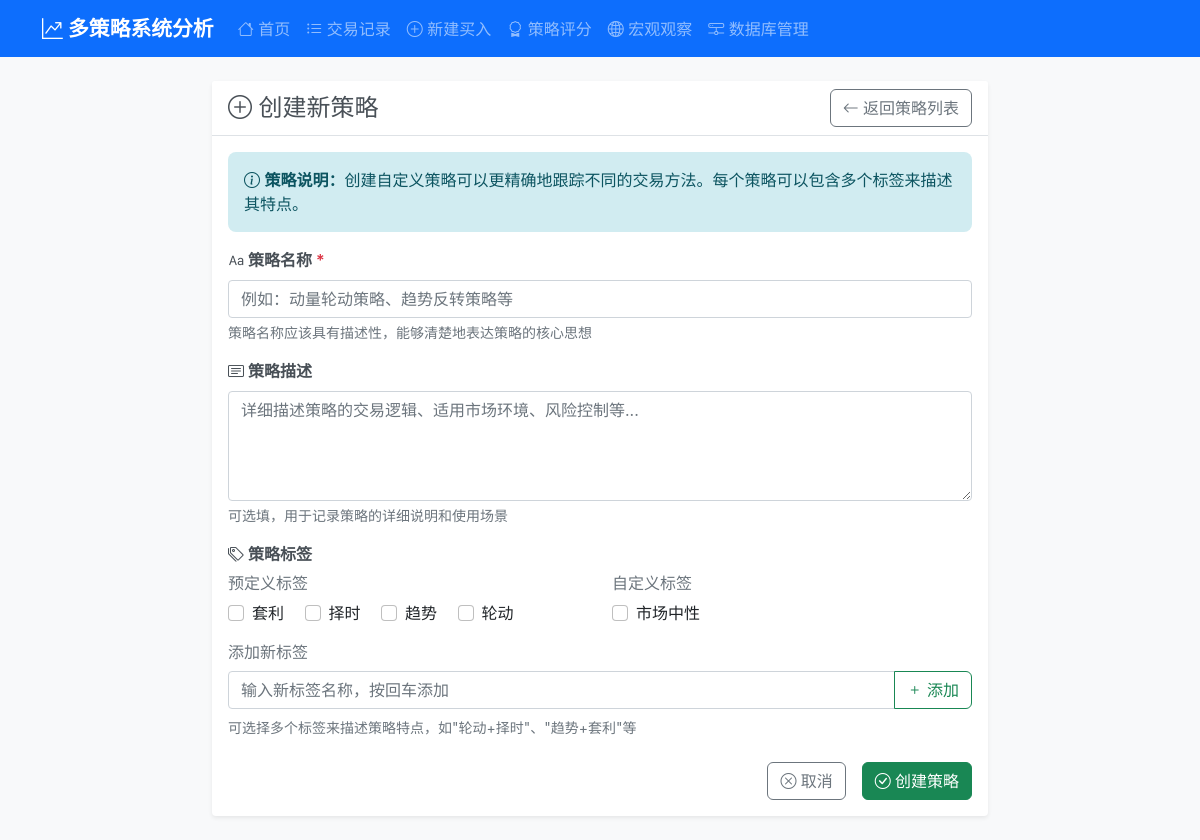
Page /strategy/create on the committed database.
### tables this page shows
CREATE TABLE strategy_tags (
                id INTEGER PRIMARY KEY AUTOINCREMENT,
                name TEXT NOT NULL UNIQUE,
                is_predefined BOOLEAN DEFAULT 0,
                created_at TIMESTAMP DEFAULT CURRENT_TIMESTAMP
            );

### routes/strategy_routes.py (the view, shortened to what this page needs)
@strategy_bp.route('/strategy/create', methods=['GET', 'POST'])
def create_strategy():
    if request.method == 'GET':
        try:
            strategy_service = StrategyService(current_app.db_service)
            tags_data = strategy_service.get_all_tags()
            return render_template('create_strategy.html', tags=tags_data)
        except Exception as e:
            current_app.logger.error(f"创建策略页面加载失败: {str(e)}")
            return render_template('create_strategy.html', tags=[])

### services/database_service.py (called while the page is built)
    def execute_query(self, query: str, params: tuple = (), fetch_one: bool = False, fetch_all: bool = True) -> Any:
        with self.get_connection() as conn:
            cursor = conn.cursor()
            cursor.execute(query, params)
            if query.strip().upper().startswith(('INSERT', 'UPDATE', 'DELETE')):
                conn.commit()
            if fetch_one:
                return cursor.fetchone()
            elif fetch_all:
                return cursor.fetchall()
            else:
                return cursor.lastrowid

### services/strategy_service.py (called while the page is built)
    def get_all_tags(self) -> List[Dict[str, Any]]:
        query = "SELECT * FROM strategy_tags ORDER BY name"
        return [dict(tag) for tag in self.db.execute_query(query)]

### templates/create_strategy.html (shortened to what this page needs)
{% extends "base.html" %}
{% block content %}
    <div class="row justify-content-center">
        <div class="col-lg-8 col-md-10">
            <div class="card">
                <div class="card-header">
                    <div class="d-flex justify-content-between align-items-center">
                        <h4 class="card-title mb-0">
                            <i class="bi bi-plus-circle"></i> 创建新策略
                        </h4>
                        <a href="{{ url_for("strategy.strategies") }}"
                           class="btn btn-outline-secondary">
                            <i class="bi bi-arrow-left"></i> 返回策略列表
                        </a>
                    </div>
                </div>
                <div class="card-body">
                    <div class="alert alert-info" role="alert">
                        <i class="bi bi-info-circle"></i>
                        <strong>策略说明：</strong>创建自定义策略可以更精确地跟踪不同的交易方法。每个策略可以包含多个标签来描述其特点。
                    </div>
                    <form id="createStrategyForm">
                        <div class="mb-3">
                            <label for="strategyName" class="form-label">
                                <i class="bi bi-type"></i> 策略名称 <span class="text-danger">*</span>
                            </label>
                            <input type="text"
                                   class="form-control"
                                   id="strategyName"
                                   name="name"
                                   placeholder="例如：动量轮动策略、趋势反转策略等"
                                   required>
                            <div class="form-text">策略名称应该具有描述性，能够清楚地表达策略的核心思想</div>
                        </div>
                        <div class="mb-3">
                            <label for="strategyDescription" class="form-label">
                                <i class="bi bi-card-text"></i> 策略描述
                            </label>
                            <textarea class="form-control"
                                      id="strategyDescription"
                                      name="description"
                                      rows="4"
                                      placeholder="详细描述策略的交易逻辑、适用市场环境、风险控制等..."></textarea>
                            <div class="form-text">可选填，用于记录策略的详细说明和使用场景</div>
                        </div>
                        <div class="mb-4">
                            <label class="form-label">
                                <i class="bi bi-tags"></i> 策略标签
                            </label>
                            <div class="row">
                                <div class="col-md-6">
                                    <h6 class="text-muted">预定义标签</h6>
                                    <div class="predefined-tags">
                                        {% for tag in tags %}
                                            {% if tag.is_predefined %}
                                                <div class="form-check form-check-inline">
                                                    <input class="form-check-input"
                                                           type="checkbox"
                                                           name="tags"
                                                           value="{{ tag.name }}"
                                                           id="predefined_{{ tag.id }}">
                                                    <label class="form-check-label" for="predefined_{{ tag.id }}">{{ tag.name }}</label>
                                                </div>
                                            {% endif %}
                                        {% endfor %}
                                    </div>
                                </div>
                                <div class="col-md-6">
                                    <h6 class="text-muted">自定义标签</h6>
                                    <div class="custom-tags">
                                        {% for tag in tags %}
                                            {% if not tag.is_predefined %}
                                                <div class="form-check form-check-inline">
                                                    <input class="form-check-input"
                                                           type="checkbox"
                                                           name="tags"
                                                           value="{{ tag.name }}"
                                                           id="custom_{{ tag.id }}">
                                                    <label class="form-check-label" for="custom_{{ tag.id }}">{{ tag.name }}</label>
                                                </div>
                                            {% endif %}
                                        {% endfor %}
                                    </div>
                                </div>
                            </div>
                            <div class="mt-3">
                                <h6 class="text-muted">添加新标签</h6>
                                <div class="input-group">
                                    <input type="text"
                                           class="form-control"
                                           id="newTagInput"
                                           placeholder="输入新标签名称，按回车添加">
                                    <button type="button" class="btn btn-outline-success" id="addTagBtn">
                                        <i class="bi bi-plus"></i> 添加
                                    </button>
                                </div>
                            </div>
                            <div class="form-text">可选择多个标签来描述策略特点，如"轮动+择时"、"趋势+套利"等</div>
                        </div>
                        <div class="d-grid gap-2 d-md-flex justify-content-md-end">
                            <a href="{{ url_for("strategy.strategies") }}"
                               class="btn btn-outline-secondary me-md-2">
                                <i class="bi bi-x-circle"></i> 取消
                            </a>
                            <button type="submit" class="btn btn-success">
                                <i class="bi bi-check-circle"></i> 创建策略
                            </button>
                        </div>
                    </form>
                </div>
            </div>
        </div>
    </div>
{% endblock %}

### static/css/style.css (style rules this page uses)
body { font-family: -apple-system, BlinkMacSystemFont, 'Segoe UI', Roboto, Oxygen, Ubuntu, Cantarell, sans-serif; background-color: #f8f9fa; }
.card { border: none; box-shadow: 0 0.125rem 0.25rem rgb(0 0 0 / 7.5%); transition: box-shadow 0.15s ease-in-out; }
.btn { font-weight: 500; border-radius: 0.375rem; transition: all 0.15s ease-in-out; }
.card-header { background-color: #fff; border-bottom: 1px solid #dee2e6; font-weight: 600; }
.card-header .card-title { color: #495057; }
.form-label { font-weight: 600; color: #495057; margin-bottom: 0.5rem; }
.text-danger { color: #dc3545 !important; }
.alert { border: none; border-radius: 0.5rem; }
.alert-info { background-color: #d1ecf1; color: #0c5460; }

### rows in the picture
strategy_tags: name "套利"
strategy_tags: name "择时"
strategy_tags: name "趋势"
strategy_tags: name "轮动"
strategy_tags: name "市场中性"
